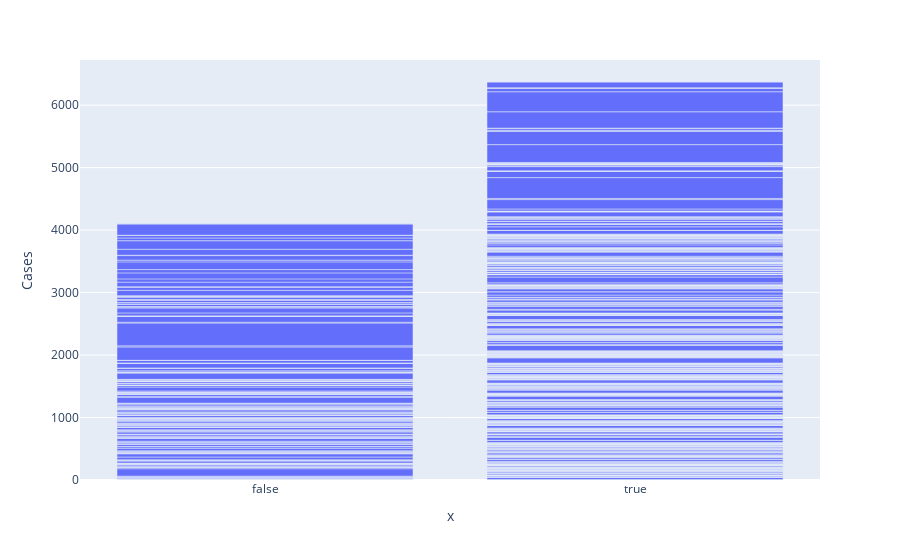

The notebook cell saved with this chart:
### Code cell
px.bar(df,x=df['Travel_history']=='Local - Social Contact',y='Cases')

### Figure 1 — Plotly figure (JSON) as saved in the notebook; plotly's stock layout.template omitted (floating-point values rounded to 4 significant figures; data arrays with more than 128 entries replaced by an {"elided": "..."} marker saying what was removed)
{"data": [{"alignmentgroup": "True", "hovertemplate": "x=%{x}<br>Cases=%{y}<extra></extra>", "legendgroup": "", "marker": {"color": "#636efa", "pattern": {"shape": ""}}, "name": "", "offsetgroup": "", "orientation": "v", "showlegend": false, "textposition": "auto", "type": "bar", "x": {"elided": "914 bool values"}, "xaxis": "x", "y": {"elided": "914 int values"}, "yaxis": "y"}], "layout": {"barmode": "relative", "legend": {"tracegroupgap": 0}, "margin": {"t": 60}, "xaxis": {"anchor": "y", "domain": [0, 1], "title": {"text": "x"}}, "yaxis": {"anchor": "x", "domain": [0, 1], "title": {"text": "Cases"}}}}
